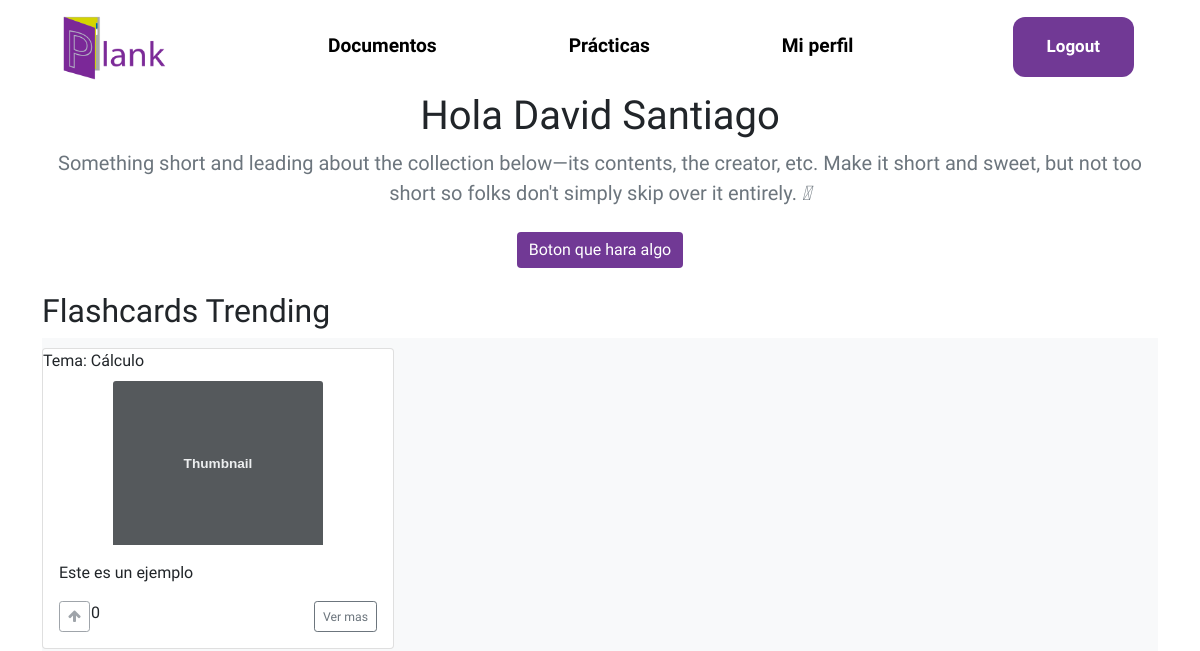
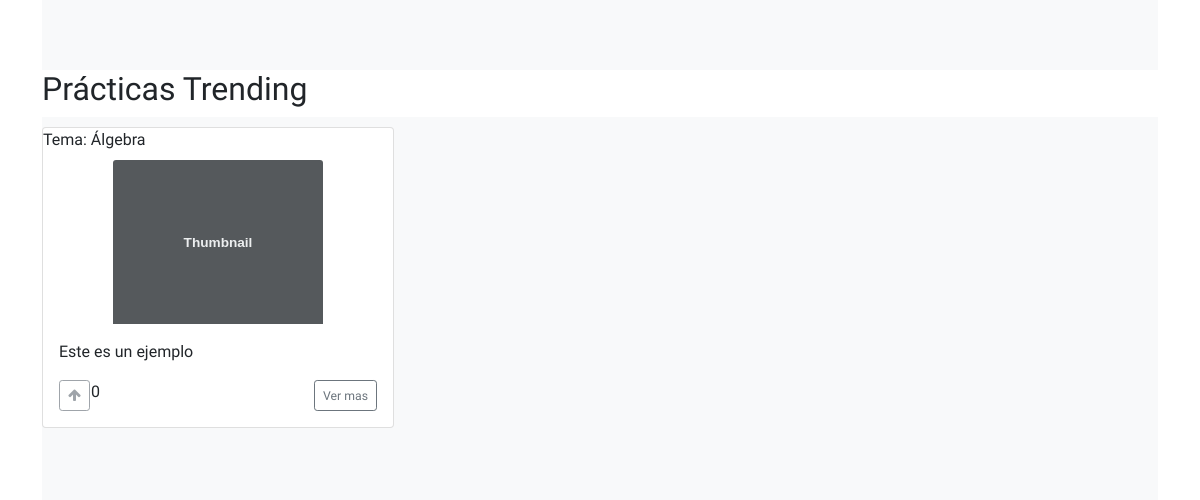
The app's page /userHome (signed in), older data (2 pictures, top to bottom).
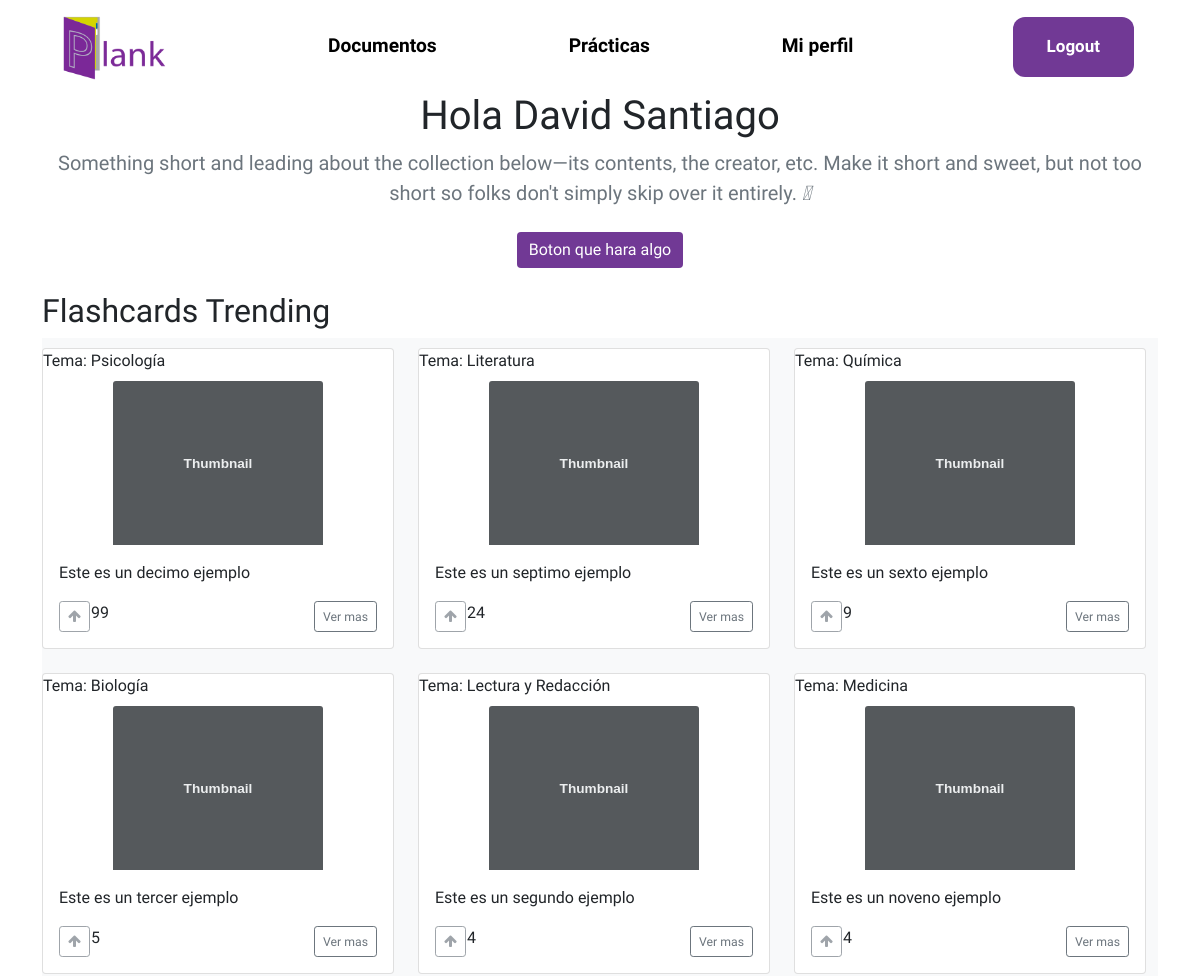
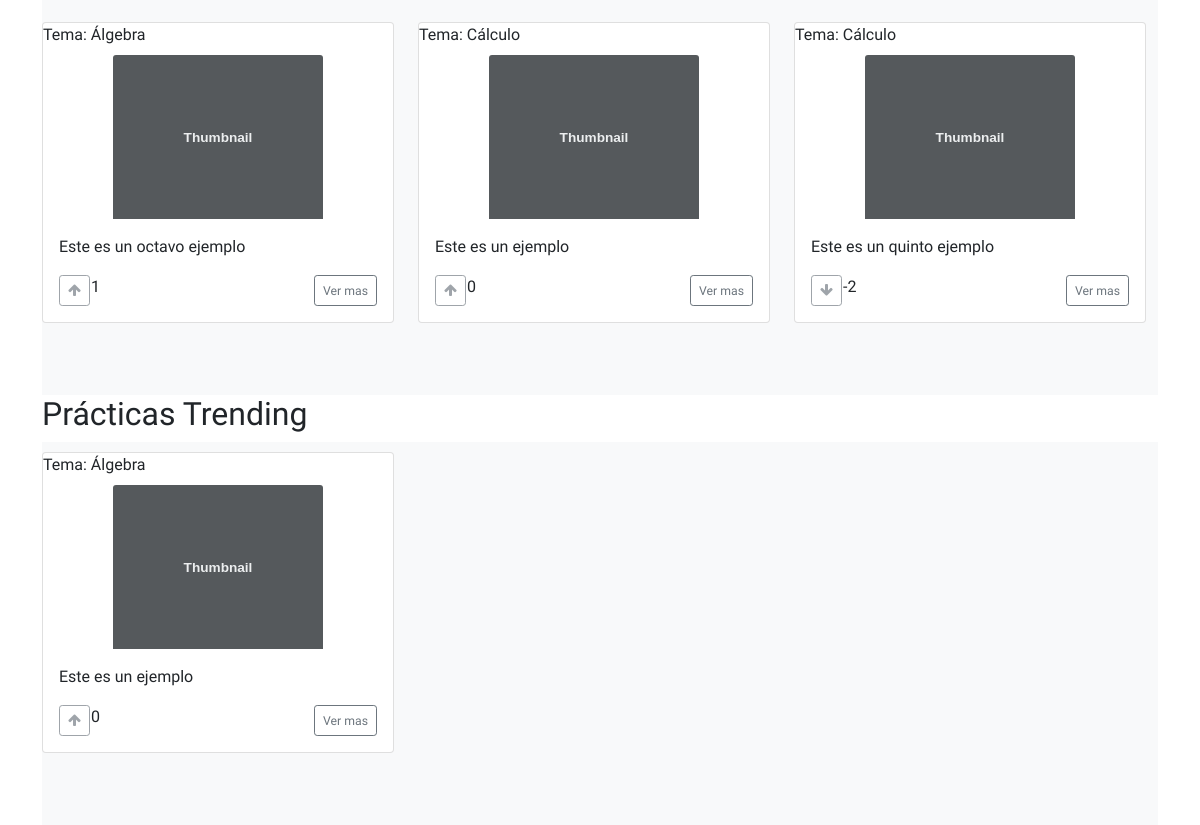
The same page, newer data (2 pictures, top to bottom).
### usuario/models.py (models this page shows, shortened)
class User(AbstractBaseUser,PermissionsMixin):
    nombre = models.CharField(max_length=100,blank=False)
    apellido = models.CharField(max_length=100, blank=True)
    email = models.EmailField(max_length=255, unique= True)
    password = models.CharField(max_length=200)
    imagenPerfil = models.ImageField(upload_to='pfp',default="planky.png",null=True,blank=True)
    is_active = models.BooleanField(default=True)
    is_staff = models.BooleanField(default=False)
    USERNAME_FIELD = 'email'
    REQUIRED_FIELDS = ['nombre'] #email & password estan por default
    objects = UserManager()
    @property
    def nombreCompleto(self):
        return '%s %s' % (self.nombre, self.apellido)

class Herramienta(models.Model):
    user = models.ForeignKey(User,null = True, on_delete=models.SET_NULL)
    filtro = models.CharField(choices = ELECCION_TEMAS, max_length=50, default=('Matemáticas',('Álgebra','Álgebra')))
    titulo = models.CharField(max_length=100, blank=False,default='')
    descripcion = models.CharField(max_length=100, blank= False)
    visible = models.BooleanField(default=True)
    voto = models.IntegerField(default=0)
    class Meta:
        abstract = True

class Flashcard(Herramienta):
    contenido = tinymce_models.HTMLField()  #Para el editor de texto

class Practica(Herramienta):
    def get_preguntas_abiertas(self):
        preguntas_abiertas = Abierta.objects.filter(practica = self)
        return preguntas_abiertas

### usuario/views.py (the view)
# urls.py: 2. Add a URL to urlpatterns:  path('', Home.as_view(), name='home')
@login_required()
def Home(request):
    flash = Flashcard.objects.filter(visible=True).order_by('-voto')[:9]   #Ordena por voto los primeros nueve
    pract = Practica.objects.filter(visible=True).order_by('-voto')[:9]
    return render(request, "users/userHome.html",{'flashcard':flash,'practica':pract})

### usuario/templates/users/userHome.html (shortened to what this page needs)
{% extends 'core/layout.html' %} {% load static %} {% block cssPath %}
<link
  rel="stylesheet"
  href="{% static 'user/userHome.css' %}"
  type="text/css"
/>
{% endblock cssPath %}
{% block title %} Plank {% endblock title %} {% block body %}
<section class="jumbotron text-center">
  <div class="container">
    <h1 class="jumbotron-heading">Hola {{ user.nombreCompleto }}</h1>
    <p class="lead text-muted">
      Something short and leading about the collection below—its contents, the
      creator, etc. Make it short and sweet, but not too short so folks don't
      simply skip over it entirely.
      <i class="fa-solid fa-user"></i>
    </p>
    <p>
      <a href="#" class="btn btn-primary my-2">Boton que hara algo</a>
    </p>
  </div>
</section>
<div class="container">
  <div class="encabezado">
    <h2>Flashcards Trending</h2>
  </div>
  <div class="album py-5 bg-light" id="flashcards">
    <div class="container" id="container-flashcards">
      <div class="row">
        {%for f in flashcard%}
        <div class="col-md-4">
          <div class="card mb-4 box-shadow">
            <div class="card-title">Tema: {{f.filtro}}</div>
            <div class="img-container">
              <img
                class="card-img-top"
                data-src="holder.js/100px225?theme=thumb&amp;bg=55595c&amp;fg=eceeef&amp;text=Thumbnail"
                alt="Thumbnail [100%x225]"
                style="height: 225px; width: 100%; display: block"
                data-holder-rendered="true"
              />
            </div>
            <div class="card-body">
              <p class="card-text">
                {{f.descripcion}}
              </p>
              <div class="d-flex justify-content-between align-items-center">
                <div class="btn-group">
                  <div class="buttonRows">
                    <div class="buttons1 no-padding">
                      <button
                        type="button"
                        class="btn btn-sm btn-outline-secondary"
                        disabled
                      >
                        {%if f.voto >= 0 %}
                        <i class="fa fa-arrow-up" aria-hidden="true"></i>
                        {%else%}
                        <i class="fa fa-arrow-down" aria-hidden="true"></i>
                        {%endif%}
                      </button>
                    </div>
                    <div class="numero-votos" >
                      <span > {{f.voto}} </span>
                    </div>
                  </div>
                </div>
                <button type="button" class="btn btn-sm btn-outline-secondary">
                  <small class="">Ver mas</small>
                </button>
              </div>
            </div>
          </div>
        </div>
        {%endfor%}
      </div>
    </div>
  </div>
</div>
<div class="container">
  <div class="encabezado">
    <h2>Prácticas Trending</h2>
  </div>
  <div class="album py-5 bg-light" id="flashcards">
    <div class="container" id="container-flashcards">
      <div class="row">
        {%for p in practica%}
        <div class="col-md-4">
          <div class="card mb-4 box-shadow">
            <div class="card-title">Tema: {{p.filtro}}</div>
            <div class="img-container">
              <img
                class="card-img-top"
                data-src="holder.js/100px225?theme=thumb&amp;bg=55595c&amp;fg=eceeef&amp;text=Thumbnail"
                alt="Thumbnail [100%x225]"
                style="height: 225px; width: 100%; display: block"
                data-holder-rendered="true"
              />
            </div>
            <div class="card-body">
              <p class="card-text">
                {{p.descripcion}}
              </p>
              <div class="d-flex justify-content-between align-items-center">
                <div class="btn-group">
                  <div class="buttonRows">
                    <div class="buttons1 no-padding">
                      <button
                        type="button"
                        class="btn btn-sm btn-outline-secondary"
                        disabled
                      >
                        {%if p.voto >= 0 %}
                        <i class="fa fa-arrow-up" aria-hidden="true"></i>
                        {%else%}
                        <i class="fa fa-arrow-down" aria-hidden="true"></i>
                        {%endif%}
                      </button>
                    </div>
                    <div class="numero-votos" >
                      <span > {{p.voto}} </span>
                    </div>
                  </div>
                </div>
                <button type="button" class="btn btn-sm btn-outline-secondary">
                  <small class="">Ver mas</small>
                </button>
              </div>
            </div>
          </div>
        </div>
        {%endfor%}
      </div>
    </div>
  </div>
</div>
{% endblock body %}

### core/templates/core/layout.html (shortened to what this page needs)
{%load static%}
<!DOCTYPE html>
<html lang="en">
  <head>
    <link
      rel="stylesheet"
      href="{%static 'core/stylesheet.css'%}"
      type="text/css"
    />
    <link rel="stylesheet" href="https://cdnjs.cloudflare.com/ajax/libs/font-awesome/4.7.0/css/font-awesome.min.css">
    {% block cssPath %}{% endblock cssPath %}
    <link href="https://cdn.jsdelivr.net/npm/bootstrap@5.0.2/dist/css/bootstrap.min.css" rel="stylesheet">
  </head>
  <body>
    <header>
      <div class="menuBar">
        <div id="logoContainer">
          <a href="{%url 'core:home'%}">
            <picture>
              <source media="(min-width: 1100px)" srcset="{% static 'core/plank-wide.png' %}" id="logo">
              <img id="logo" src="{% static 'core/plank-contraido.png' %}">
            </picture>
          </a>
        </div>
          {%if user.is_authenticated %}
          <ul class="navButtons">
            <li><a class="item" href="{%url 'core:documentos'%}"> Documentos</a></li>
            <li><a class="item" href="{%url 'core:practicas'%}"> Prácticas </a></li>
            <li><a class="item" href="{%url 'core:perfil'%}"> Mi perfil </a></li>
          </ul>
          {% endif %}
        {% if user.is_authenticated %}
          <div class="buttons">
            <a href="{% url 'usuario:signout' %}" id="btnSUp" >Logout</a>
          </div>
        {% endif %}
      </div>
    </header>
    {% block body %} {% endblock body %}
  </body>
</html>

### core/static/core/stylesheet.css (style rules this page uses)
* { font-family: 'Asap', sans-serif; }
header { overflow: hidden; box-sizing: border-box; display: flex; align-items: center; justify-content: space-around; }
#logo { height: 5.5em; padding: 10px 0 10px 30px; }
.menuBar { display: flex; justify-content: space-between; align-items: baseline; width: 100%; min-height: 8vh; }
.buttons { margin: 0.8em 2em 0 0; display: flex; align-items: baseline; }
.buttons a { font-size: 17px; font-weight: 600; text-decoration: none; display: inline-block; padding: 1em 2em 1em; color: black; text-align: center; cursor: pointer; margin: 0 2em 0 0; }
#btnSUp { background-color:#713995; color:white; border-radius: 12px; }
.navButtons { list-style: none; padding: 0; margin: 0; width: auto; }
.navButtons li { padding: 2em 4em 1em; display: inline-block; }
.navButtons li a { text-decoration: none; font-size: 1.2em; color: black; font-weight: 550; }
.btn-primary, .btn-primary:hover, .btn-primary:active, .btn-primary:visited { background-color: #713995 !important; border: none !important; }

### usuario/static/user/userHome.css (style rules this page uses)
#flashcards { padding-top: 10px !important; }
#container-flashcards { padding-left: 0px !important; }
.card-img-top { height: 60% !important; width: 60% !important; }
.img-container { display: flex !important; align-items: center; justify-content: center; }
.no-padding { padding: 0px !important; margin: 0px !important; }
.numero-votos { padding-left: 1px !important; padding-right: 5px !important; display: inline-block; flex-grow: 3; }
.buttonRows { display: flex; flex-wrap: wrap; }
.buttons1 { display: inline-block; flex-grow: 1; }

Row changes from the older to the newer data that the page shows:
added Flashcard: filtro "Psicología", descripcion "Este es un decimo ejemplo", voto "99"
added Flashcard: filtro "Literatura", descripcion "Este es un septimo ejemplo", voto "24"
added Flashcard: filtro "Química", descripcion "Este es un sexto ejemplo", voto "9"
added Flashcard: filtro "Biología", descripcion "Este es un tercer ejemplo", voto "5"
added Flashcard: filtro "Lectura y Redacción", descripcion "Este es un segundo ejemplo", voto "4"
added Flashcard: filtro "Medicina", descripcion "Este es un noveno ejemplo", voto "4"
added Flashcard: filtro "Álgebra", descripcion "Este es un octavo ejemplo", voto "1"
added Flashcard: filtro "Cálculo", descripcion "Este es un quinto ejemplo", voto "-2"
